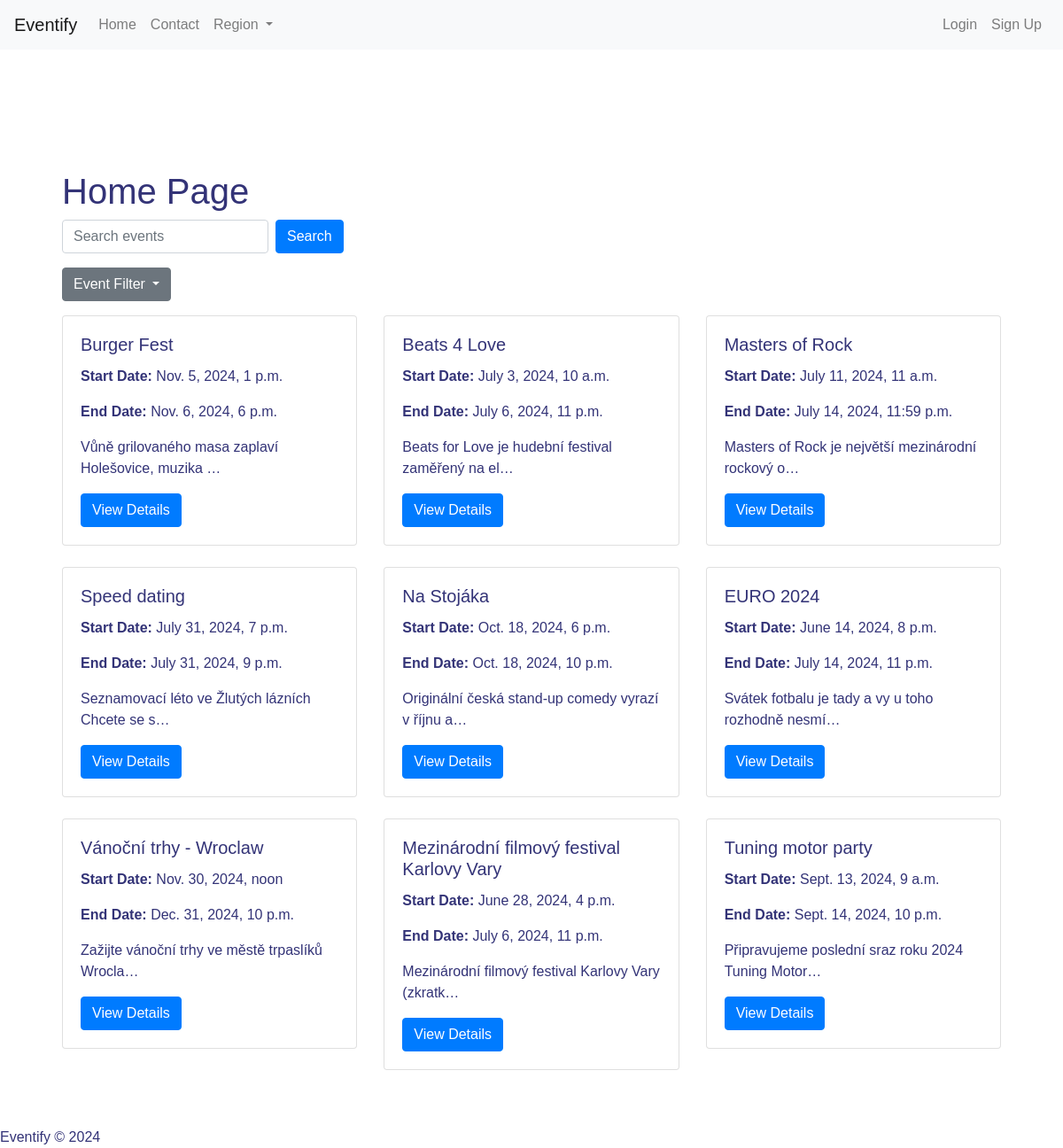
Before: / with the older database file.
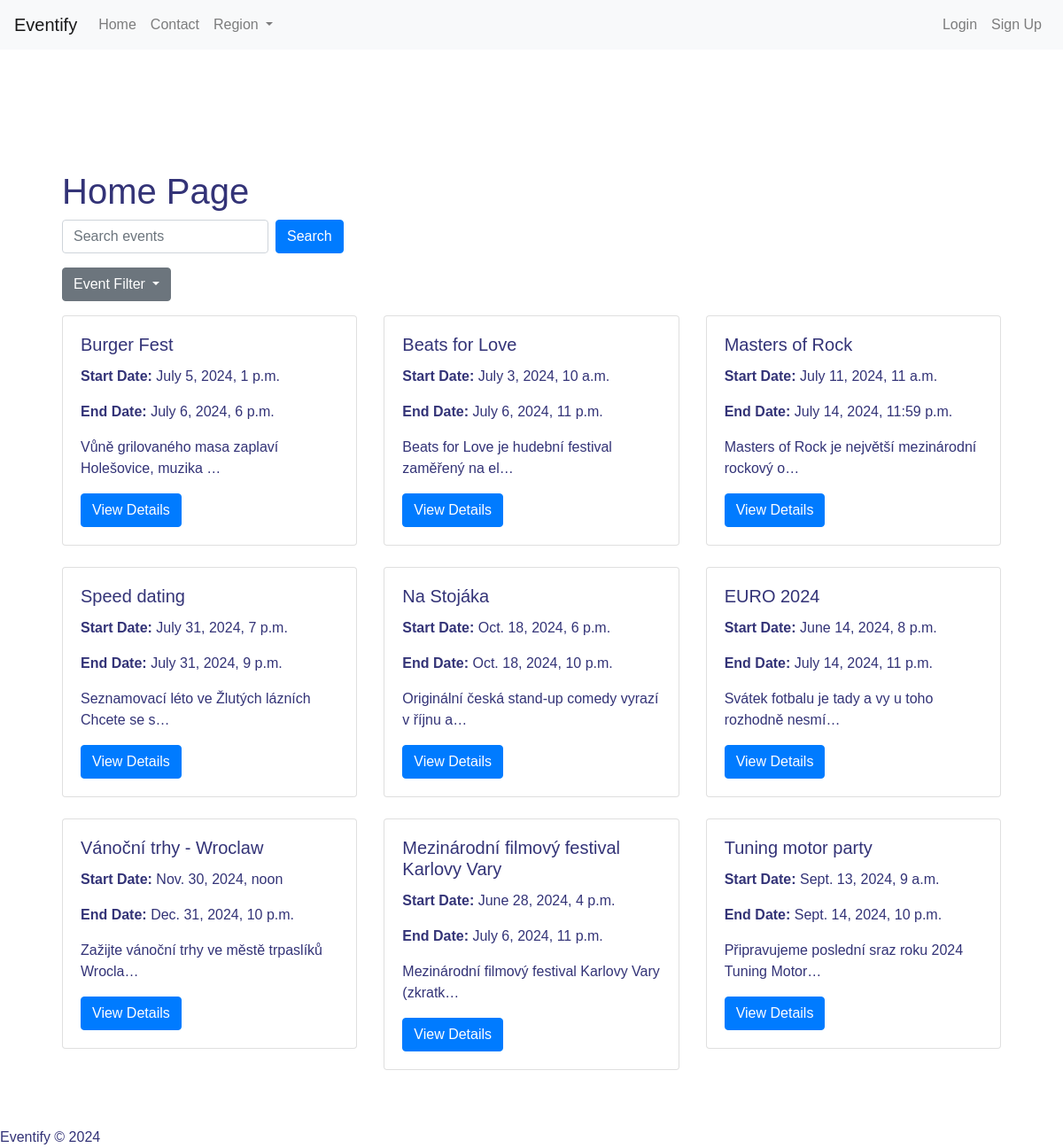
After: the same page with the newer database file.
### viewer/models.py (models this page shows, shortened)
class Event(models.Model):
    title = models.CharField(
        max_length=100,
    )
    start_date = models.DateTimeField()
    end_date = models.DateTimeField()
    description = models.TextField()
    created_by = models.ForeignKey(User, on_delete=models.CASCADE, related_name='events')
    type = models.CharField(max_length=50)
    price = models.DecimalField(max_digits=10, decimal_places=2)
    location = models.CharField(max_length=200, null=True, blank=True)
    region = models.CharField(max_length=40, choices=REGION_CHOICES, default='')

### viewer/views.py (the view)
# urls.py: path('', views.home, name='home'),  # nebo HomeListView.as_view()
def home(request):
    events = Event.objects.all() #filter(start_date__gte=timezone.now()).order_by('start_date')
    return render(request, 'home.html', {'events': events})

### viewer/templates/home.html (shortened to what this page needs)
{% extends "viewer/base.html" %}
{% block content %}
<div class="container mt-5">
    <h1>Home Page</h1>
    <form action="{% url 'search_events' %}" method="get" class="form-inline mb-3">
        <div class="form-group mr-2">
            <input type="text" class="form-control" name="q" placeholder="Search events" value="{{ request.GET.q }}">
        </div>
        <button type="submit" class="btn btn-primary">Search</button>
    </form>
    <div class="dropdown mb-3">
        <button class="btn btn-secondary dropdown-toggle" type="button" id="eventFilterDropdown" data-toggle="dropdown" aria-haspopup="true" aria-expanded="false">
            Event Filter
        </button>
    </div>
    <div class="row">
        {% for event in events %}
        <div class="col-md-4 mb-4">
            <div class="card">
                <div class="card-body">
                    <h5 class="card-title">{{ event.title }}</h5>
                    <p class="card-text"><strong>Start Date:</strong> {{ event.start_date }}</p>
                    <p class="card-text"><strong>End Date:</strong> {{ event.end_date }}</p>
                    <p class="card-text">{{ event.description | truncatechars:50 }}</p>
                    <a href="{% url 'event_detail' event.id %}" class="btn btn-primary">View Details</a>
                </div>
            </div>
        </div>
        {% empty %}
        <p>No events available.</p>
        {% endfor %}
    </div>
</div>
{% endblock %}

Changed rows visible on the page:
changed Event "Burger Fest": start_date "Nov. 5, 2024, 1 p.m." → "July 5, 2024, 1 p.m."; end_date "Nov. 6, 2024, 6 p.m." → "July 6, 2024, 6 p.m."
changed Event "Beats for Love je hudební festival zaměřený na el…": title "Beats 4 Love" → "Beats for Love"
